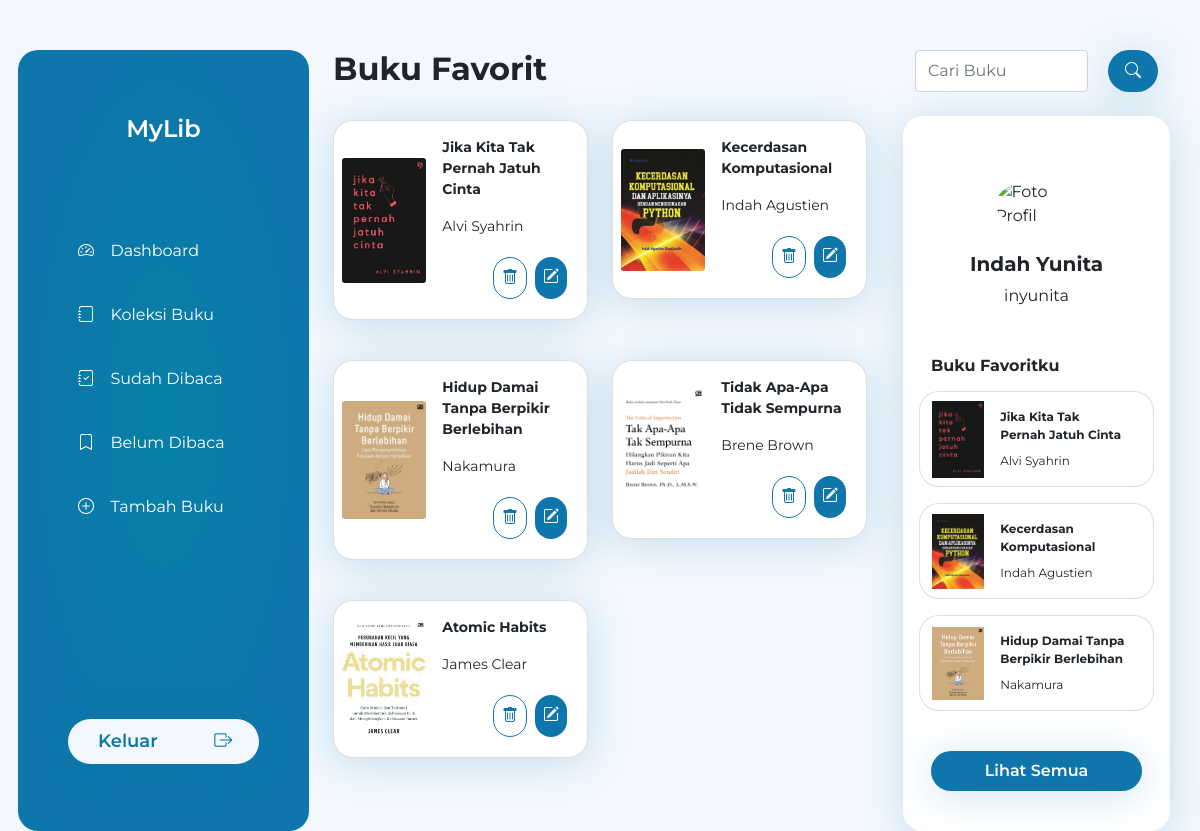
/favorit.php (signed in), run on the app's committed database.
### tables this page shows
CREATE TABLE `buku` (
  `id_buku` char(5) NOT NULL,
  `judul_buku` varchar(50) NOT NULL,
  `nama_penulis` varchar(50) NOT NULL,
  `status_buku` varchar(25) NOT NULL,
  `is_favorite` varchar(25) NOT NULL,
  `foto_buku` varchar(100) NOT NULL
);

### querydb.php (called while the page is built, shortened)
<?php
$conn = mysqli_connect("localhost","root","","indah");
function query ($query){
    global $conn;
    $hasil = mysqli_query($conn, $query);
    $rows = [];
    while($row = mysqli_fetch_assoc($hasil)){
        $rows[] = $row;
    }
    return $rows;
}
?>

### favorit.php (the view, shortened to what this page needs)
<?php
require 'querydb.php';
$buku = query("SELECT * FROM buku WHERE is_favorite = 'ya' ");
$topfav  = query("SELECT * FROM buku WHERE is_favorite = 'ya' LIMIT 3 ");
?>
<!DOCTYPE html>
<html lang="en">
<head>
</head>
<body>
<!DOCTYPE html>
<html lang="en">
  <head>
    <link href="https://cdn.jsdelivr.net/npm/bootstrap@5.1.3/dist/css/bootstrap.min.css" rel="stylesheet" />
    <link rel="stylesheet" href="https://cdn.jsdelivr.net/npm/bootstrap-icons@1.4.1/font/bootstrap-icons.css" />
    <link href="/your-path-to-fontawesome/css/all.css" rel="stylesheet" />
    <link rel="stylesheet" href="https://maxcdn.bootstrapcdn.com/font-awesome.min.css" />
    <link rel="stylesheet" href="css/style.css" />
  </head>
  <body class="d-flex justify-content-between">
    <div class="container main-menu">
      <div class="row row-cols-1 row-cols-md-3 gx-5 d-flex justify-content-between">
        <div class="col-md-3 side-kiri pt-3 p-2 pb-5">
          <div class="row">
            <h2 class="text-center pt-5 pb-5">MyLib</h2>
          </div>
          <a href="index.php" class="row link-menu justify-content-around ">
            <div class="col-md-2"><i class="bi bi-speedometer2"></i></div>
            <div class="col-md-10">Dashboard</div>
          </a>
          <a href="koleksi_buku.php" class="row link-menu justify-content-around">
            <div class="col-md-2"><i class="bi bi-journal"></i></div>
            <div class="col-md-10">Koleksi Buku</div>
          </a>
          <a href="sudah_dibaca.php" class="row link-menu justify-content-around">
            <div class="col-md-2"><i class="bi bi-journal-check"></i></div>
            <div class="col-md-10">Sudah Dibaca</div>
          </a>
          <a href="belum_dibaca.php" class="row link-menu justify-content-around">
            <div class="col-md-2"><i class="bi bi-bookmark"></i></div>
            <div class="col-md-10">Belum Dibaca</div>
          </a>
          <a href="tambah_buku.php" class="row link-menu justify-content-around">
            <div class="col-md-2"><i class="bi bi-plus-circle"></i></div>
            <div class="col-md-10">Tambah Buku</div>
          </a>
          <a class="row button justify-content-around" href="keluar.php">
            <div class="col-md-9 isi">Keluar</div>
            <div class="col-md-3 isi"><i class="bi bi-box-arrow-right bold"></i></div>
          </a>
        </div>
        <div class="col-md-6 side-tengah">
          <div class="row row-cols-1 row-cols-md-3 g-4 d-flex justify-content-between">
            <div class="col-md-12">
              <h2 class="fw-bold">Buku Favorit</h2>
            </div>
            <?php foreach($buku as $row) :?>
            <div class="col-md-6">
              <div class="card mb-3 card-putih kecil">
                <div class="row g-0 ">
                  <div class="col-md-4 d-flex align-items-center">
                    <img class=" ms-2 card-img img-fluid" src="gambar/CoverBuku/<?= $row["foto_buku"];?>" alt="gambar" />
                  </div>
                  <div class="col-md-8">
                    <div class="card-body ms-2">
                      <p class="fw-bold"><?= $row["judul_buku"];?></p>
                      <p class="small-text"><?= $row["nama_penulis"];?></p>
                      <div class="d-flex justify-content-end">
                      <a class="bulet-putih m-1" href="delete.php?id=<?= $row["id_buku"]; ?>"onclick="return confirm('Apakah anda yakin akan menghapus data ini?');" ><i class="bi bi-trash"></i></a>
                      <a class="bulet-biru m-1" href="edit.php?id=<?= $row["id_buku"]; ?>"><i class="bi bi-pencil-square"></i></a>
                    </div>
                    </div>
                  </div>
                </div>
              </div>
            </div>
            <?php endforeach;?>
          </div>
        </div>
        <div class="col-md-3 side-kanan">
          <div class="row">
            <form action="" class="d-flex justify-content-between" method="POST">
              <input class="form-control form-control-lg-2" type="text" placeholder="Cari Buku" aria-label="default input example" name="keyword" id="cari" />
              <button type="submit" name="cari" class="btn btn-biru d-inline"><i class="bi bi-search"></i></button>
            </form>
          </div>
          <div class="row card-putih mt-4 p-3 fav">
            <img class="rounded-circle mx-auto d-block profil mt-5 mb-4" src="Gambar/FotoProfil/<?= $_SESSION["foto_profil"];?>" alt="Foto Profil" />
            <h5 class="text-center fw-bold"><?= $_SESSION["nama"];?></h5>
            <p class="text-center mb-5"><?= $_SESSION["username"];?></p>
            <h6 class="fw-bold mb-3">Buku Favoritku</h6>
            <?php foreach($topfav as $row) :?>
            <div class="card mb-3" style="max-width: 540px">
              <div class="row g-0">
                <div class="col-md-3 d-flex align-items-center">
                  <img src="Gambar/CoverBuku/<?= $row["foto_buku"];?>" class="img-fluid" alt="buku" />
                </div>
                <div class="col-md-9">
                  <div class="card-body">
                    <p class="card-title fw-bold"><?= $row["judul_buku"];?></p>
                    <p class="card-text"><?= $row["nama_penulis"];?></p>
                  </div>
                </div>
              </div>
            </div>
            <?php endforeach;?>
            <a href="favorit.php" class="mt-4 mb-4"><div class="button text-center">Lihat Semua</div></a>
          </div>
        </div>
      </div>
    </div>
  </body>
</html>
</body>
</html>

### css/style.css (style rules this page uses)
body { margin: 0; padding: 0; background-color: #f3f8fe; font-family: 'Montserrat', sans-serif; }
a { text-decoration: none; }
.main-menu { margin-top: 50px; }
.side-kiri { background: radial-gradient(47.67% 47.67% at 50% 46.8%, #0780a7 0%, #0e76aa 100%); border-radius: 20px; color: white; }
.side-kiri .link-menu { text-decoration: none; color: white; margin: 40px; font-size: 16px; transition: 0.5s ease; }
.side-kiri h2 { font-style: normal; font-weight: 600; font-size: 24px; line-height: 29px; }
.button { padding-left: 1em; padding-right: 1em; padding-top: 0.5em; padding-bottom: 0.5em; box-shadow: 0px 5px 40px rgba(14, 118, 170, 0.2); border-radius: 50px; font-style: normal; font-weight: 600; font-size: 18px; }
.btn-biru { background: #0e76aa; padding-left: 1em; padding-right: 1em; padding-top: 0.5em; padding-bottom: 0.5em; box-shadow: 0px 5px 40px rgba(14, 118, 170, 0.2); border-radius: 30px; color: white; margin-left: 20px; }
.side-kiri .button { background: #f3f8fe; color: #0e76aa; margin-left: 42px; margin-right: 42px; margin-top: 200px; }
.card-putih { background: #ffffff; box-shadow: 0px 5px 40px rgba(14, 118, 170, 0.2); border-radius: 20px; }
.profil { width: 106px; }
.card { border-radius: 20px; }
.side-kanan .card-body p { font-size: 12px; }
.fav .button { background: #0e76aa; color: white; font-size: 16px; }
.kecil .card-body p { font-size: 14px; }
.bulet-biru { background: #0e76aa; border-radius: 30px; color: white; padding-left: 0.5em; padding-right: 0.5em; padding-top: 0.5em; padding-bottom: 0.5em; }
.bulet-putih { background: white; border-radius: 30px; border: 0.5px solid #0e76aa; color: #0e76aa; padding-left: 0.5em; padding-right: 0.5em; padding-top: 0.5em; padding-bottom: 0.5em; }

### data on the page
buku: foto_buku (picture), judul_buku "Jika Kita Tak Pernah Jatuh Cinta", nama_penulis "Alvi Syahrin"
buku: foto_buku (picture), judul_buku "Kecerdasan Komputasional", nama_penulis "Indah Agustien"
buku: foto_buku (picture), judul_buku "Hidup Damai Tanpa Berpikir Berlebihan", nama_penulis "Nakamura"
buku: foto_buku (picture), judul_buku "Tidak Apa-Apa Tidak Sempurna", nama_penulis "Brene Brown"
buku: foto_buku (picture), judul_buku "Atomic Habits", nama_penulis "James Clear"

### other printed values
$_SESSION["nama"] "Indah Yunita"
$_SESSION["username"] "inyunita"
